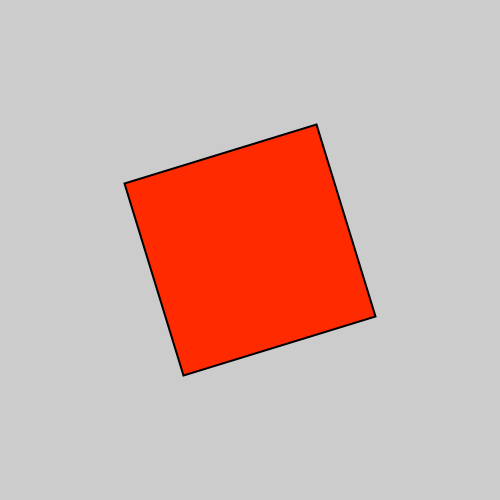
Frame 1 (no input)
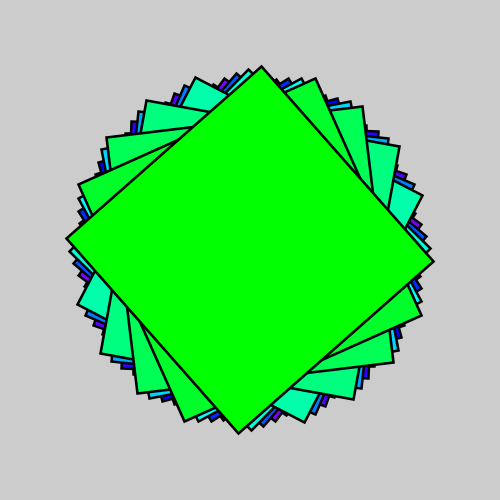
Frame 60 (the mouse pressed at the canvas centre just before this capture)
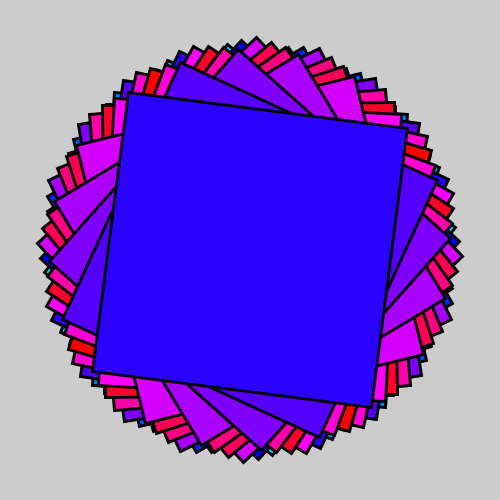
Frame 120 (the mouse held since frame 60 and released just before this capture)

The Processing sketch that drew these frames (run headless with seeded random() and noise(); from frame 60 on, the mouse is pressed at the canvas centre):

// Processing sketch: processing_112888
// ── processing_112888.pde

float angel = 0;
float s = 2;
float scaleSpeed = 0.01;
float t = 0;
float hue = 0.10;
float offset = 10;
void setup()
{
   
   
   
   
  size(500, 500);
   

  
  
}
 
void draw()
{
  t += 0.0167;
  frameRate(120);
  
  colorMode(HSB, 360, 100, 100);

  angel += 0.1;
  s += scaleSpeed;
  if (s > 3 || s < 0)
  {
    scaleSpeed = -scaleSpeed;
  }
  
  float degrees = radians(45);
  rectMode(CENTER);
   
   
   hue += offset;
  if (hue >= 360)
  {
     offset = -offset;
     hue = 360;
  }
  else if (hue < 0)
  {
    offset = -offset;
    hue = 0; 
  }
  fill(hue, 100, 100);

  if (t > 25 && t < 50)


  {

    
    fill (hue, 100, 100);
    pushMatrix();
    translate(width/2, height/2);
    rotate(angel);
    scale(s);
    rect(0, 0, 100, 100);
    popMatrix();
  }
  
   if (t > 0 && t < 25)
   {
     angel -= 0.4;
    fill (hue, 100, 100);
    pushMatrix();
    translate(width/2, height/2);
    rotate(angel);
    scale(s);
    rect(0, 0, 100, 100);
    popMatrix();
   }
 
   
     if (t > 50 && t >=18)


  {

    angel += 3;
    fill (hue, 100, 100);
    pushMatrix();
    translate(width/2, height/2);
    rotate(angel);
    scale(s);
    rect(0, 0, 100, 100);
    popMatrix();
  }
 
   
}
